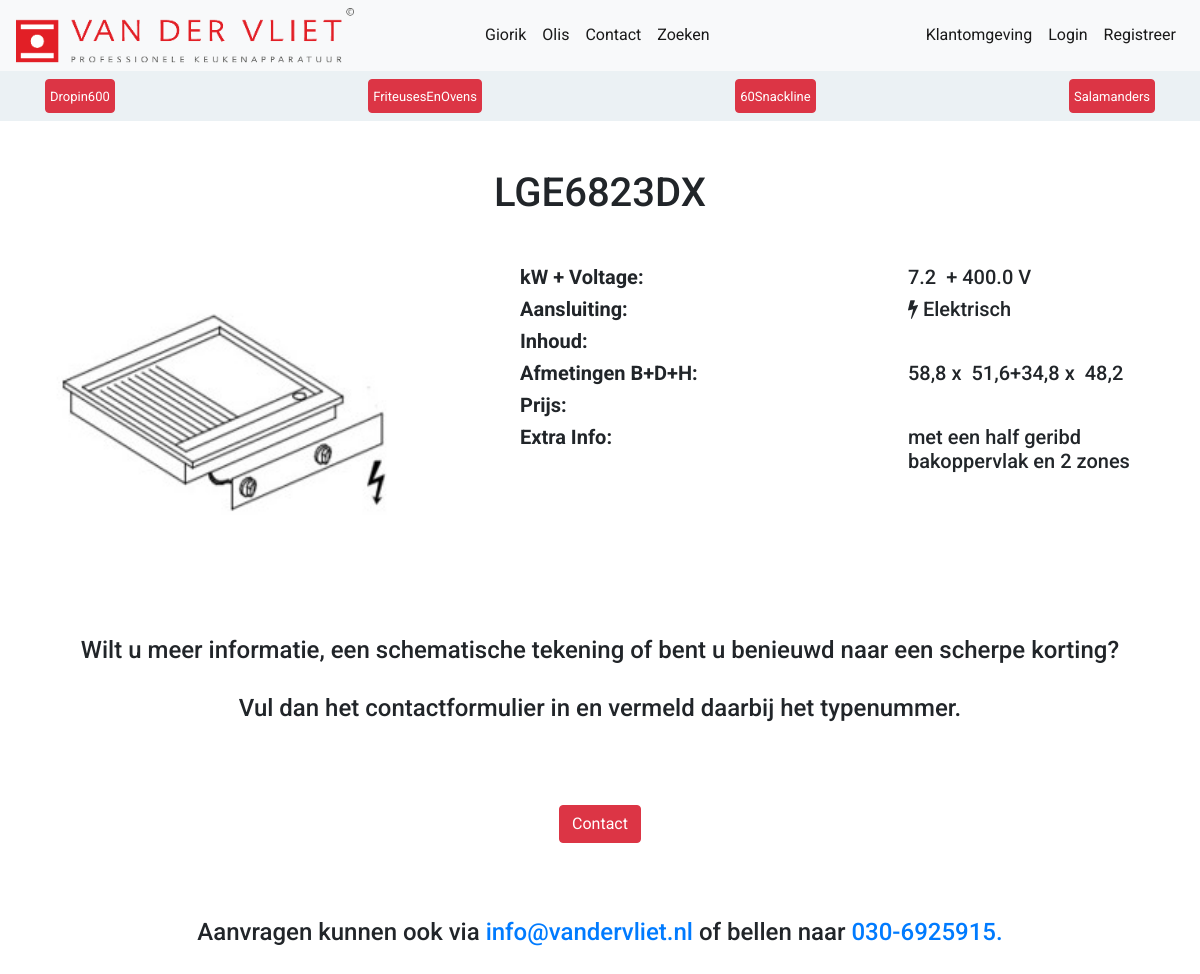
Screenshot of /giorik/LGE6823DX with the database file from the repository.
### Catalog/models.py (models this page shows)
class Products(models.Model):
    Typenummer = models.CharField(max_length=40, primary_key=True )
    Lijn = models.CharField(max_length=20)
    Code = models.CharField(max_length=20, null=True)
    Categorie = models.CharField(max_length=60)
    kW = models.CharField(max_length=20, null=True)
    Voltage = models.CharField(max_length=20, null=True)
    Afmetingen = models.CharField(max_length=30, null=True)
    Breedte = models.CharField(max_length=30, null=True)
    Diepte = models.CharField(max_length=30, null=True)
    Hoogte = models.CharField(max_length=30, null=True)
    Aansluiting = models.CharField(max_length=30, null=True)
    Inhoud = models.CharField(max_length=30, null=True)
    Prijs = models.IntegerField()
    Extra = models.CharField(max_length=500, null=True)
    Bedrijf = models.CharField(max_length=30, null=False)

### Catalog/views.py (the view, shortened to what this page needs)
# urls.py: path('giorik/<typenummer>', views.GiorikProductView.as_view(), name='GiorikProduct'),
class GiorikProductView(MultipleObjectMixin, FormView):
    model = Products
    template_name = 'Products/Giorikproduct.html'
    def get_context_data(self, **kwargs):
        context = dict()
        type = self.kwargs.get("typenummer")
        for lijn in LIJNENGIORIK:
            context[lijn] = sorted(list(set([i.Categorie for i in Products.objects.filter(Lijn__contains=lijn)])))
        if type:
            queryset = Products.objects.filter(Typenummer__iexact=type.upper())
            context['object'] = queryset[0]
        return context

### Catalog/templates/Products/Giorikproduct.html (shortened to what this page needs)
{% extends 'Products/layout.html' %}
{% load static %}
{% block content %}
<nav class="navbar navbar-expand-lg productnav">
    <div class="container">
        <div class="dropdown">
            <button class="btn btn-danger m-0 p-1" type="button" id="dropdownMenu1" data-toggle="dropdown" aria-haspopup="true" aria-expanded="false"> <span style="font-size: 13px;">Dropin600</span> </button>
        </div>
        <div class="dropdown">
            <button class="btn btn-danger  m-0 p-1" type="button" id="dropdownMenu1" data-toggle="dropdown" aria-haspopup="true" aria-expanded="false">  <span style="font-size: 13px;">FriteusesEnOvens</span> </button>
        </div>
      <div class="dropdown">
        <button class="btn btn-danger  m-0 p-1" type="button" id="dropdownMenu1" data-toggle="dropdown" aria-haspopup="true" aria-expanded="false"> <span style="font-size: 13px;">60Snackline</span>  </button>
      </div>
      <div class="dropdown">
        <button class="btn btn-danger  m-0 p-1 "type="button" id="dropdownMenu1" data-toggle="dropdown"aria-haspopup="true" aria-expanded="false"> <span style="font-size: 13px;">Salamanders</span></button>
      </div>
  </div>
  </nav>
  <div class="container text-center mt-5 mb-5">
      <h1> {{object.Typenummer}}</h1>
  </div>
  <div class="container">
     <div class="row">
        <div class="col-12 col-md-5">
           <img class="image-fluid Gioikdetailimage" src="{%static 'Products/productimageGiorik/'%}{{object.Typenummer}}.jpg"  alt="" >
        </div>
        <div class="col-12 col-md-7">
           <div class="row">
              <div class="col-7">
                 <h5><strong>kW + Voltage:</strong></h5>
              </div>
              <div class="col-5 d-flex text-justify-center">
                 {% if object.kW == 'nan' %}
                 {% else %}
                 <h5>{{object.kW}} &nbsp;</h5>
                 {% endif %}
                 {% if object.Voltage == None %}
                 {% else %}
                 <h5> + {{object.Voltage}} V</h5>
                 {% endif %}
              </div>
           </div>
           <div class="row">
              <div class="col-7">
                 <h5><strong>Aansluiting:</strong></h5>
              </div>
              <div class="col-5 d-flex text-justify-center">
                 {% if object.Aansluiting == 'nan' %}
                 <h5></h5>
                 {% elif object.Aansluiting == 'Elektrisch' %}
                 <h5><i class="fa fa-bolt"></i> {{object.Aansluiting}}</h5>
                 {% elif object.Aansluiting == 'Gas' %}
                 <h5><i class="fa fa-fire"></i> {{object.Aansluiting}}</h5>
                 {% else %}
                 <h5>{{object.Aansluiting}}</h5>
                 {% endif %}
              </div>
           </div>
           <div class="row">
              <div class="col-7">
                 <h5><strong>Inhoud:</strong></h5>
              </div>
              <div class="col-5 d-flex text-justify-center">
              </div>
           </div>
           <div class="row">
              <div class="col-7">
                 <h5><strong>Afmetingen B+D+H:</strong></h5>
              </div>
              <div class="col-5 d-flex text-justify-center">
                {% if object.Breedte == 'nan' %}
                   <h5></h5>
                {% else %}
                <h5 style='display:inline;'>{{object.Breedte}} x &nbsp; </h5>
                {% endif %}
                {% if object.Diepte == 'nan' %}
                <h5></h5>
                {% else %}
                <h5 style='display:inline;'> {{object.Diepte}} x &nbsp; </h5>
                {% endif %}
                {% if object.Hoogte == 'nan' %}
                <h5></h5>
                {% else %}
                <h5 style='display:inline;'> {{object.Hoogte }} </h5>
                {% endif %}
              </div>
           </div>
           <div class="row">
              <div class="col-7">
                 <h5><strong>Prijs:</strong></h5>
              </div>
              <div class="col-5 d-flex text-justify-center">
              </div>
           </div>
           <div class="row">
              <div class="col-7">
                 <h5><strong>Extra Info:</strong></h5>
              </div>
              <div class="col-5 d-flex text-justify-center">
                 {% if object.Extra == 'nan' %}
                 <h5></h5>
                 {% else %}
                 <h5>{{object.Extra}}</h5>
                 {% endif %}
              </div>
           </div>
        </div>
     </div>
  </div>
  <div class="container mt-5">
   <div class="row mb-5">
       <div class="col-12 text-center mt-5">
           <h4> Wilt u meer informatie, een schematische tekening of bent u benieuwd naar een scherpe korting? <br><br> Vul dan het contactformulier in en vermeld daarbij het typenummer.</h4>
       </div>
       <div class="col-12 text-center">
             <a href="{% url 'Contact' %}"> <button type="button" class="btn btn-danger" name="button">Contact</button></a>
       </div>
       <div class="col-12 text-center mb-5">
           <h4>
               Aanvragen kunnen ook via <a href="mailto:info@vandervliet.nl">info@vandervliet.nl</a>  of bellen naar <a href="tel:030-6925915">030-6925915. </a>
           </h4>
       </div>
   </div>
</div>
{%  endblock %}

### Catalog/static/Products/css/style.css (style rules this page uses)
body { font-family: 'Roboto', sans-serif; }
.productnav { background-color: rgba(153, 184, 199, 0.2); }
.btn { margin: 75px; }
.Gioikdetailimage { height: 275px; width: 350px; }

### rows the page displays
Products: Typenummer "LGE6823DX", Typenummer (picture), kW "7.2", Voltage "400.0", Aansluiting "Elektrisch", Breedte "58,8", Diepte "51,6+34,8", Hoogte "48,2", Extra "met een half geribd bakoppervlak en 2 zones"
